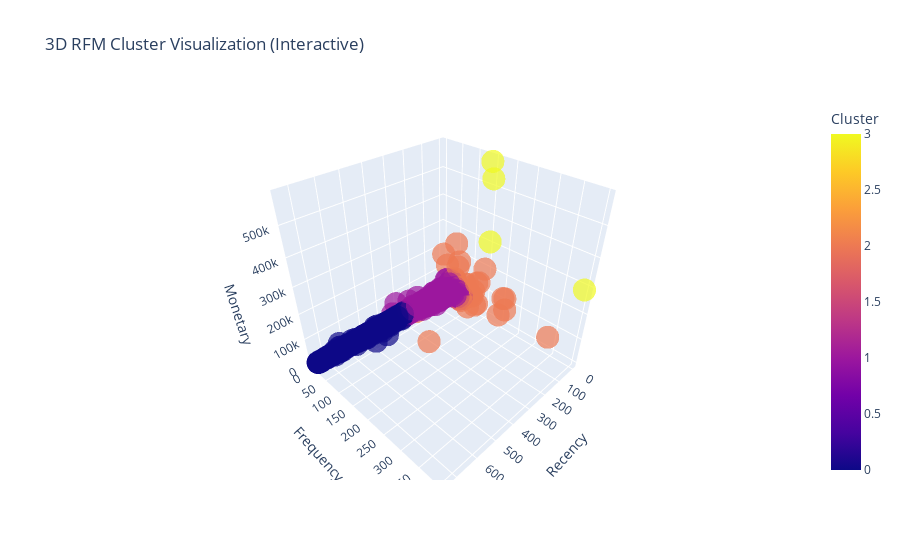

Notebook source saved alongside this figure:
### Code cell
# Visualize Clustering on 3D Scatter plot
fig = px.scatter_3d(
    rfm,
    x='Recency',
    y='Frequency',
    z='Monetary',
    color='Cluster',
    title='3D RFM Cluster Visualization (Interactive)',
    size_max=18,
    opacity=0.7
)
fig.show()

### Figure 1 — Plotly figure (JSON) as saved in the notebook; plotly's stock layout.template omitted (floating-point values rounded to 4 significant figures; data arrays with more than 128 entries replaced by an {"elided": "..."} marker saying what was removed)
{"data": [{"hovertemplate": "Recency=%{x}<br>Frequency=%{y}<br>Monetary=%{z}<br>Cluster=%{marker.color}<extra></extra>", "legendgroup": "", "marker": {"color": {"elided": "5878 int values"}, "coloraxis": "coloraxis", "opacity": 0.7, "symbol": "circle"}, "mode": "markers", "name": "", "scene": "scene", "showlegend": false, "type": "scatter3d", "x": {"elided": "5878 int values"}, "y": {"elided": "5878 int values"}, "z": {"elided": "5878 float values"}}], "layout": {"coloraxis": {"colorbar": {"title": {"text": "Cluster"}}, "colorscale": [[0, "#0d0887"], [0.1111, "#46039f"], [0.2222, "#7201a8"], [0.3333, "#9c179e"], [0.4444, "#bd3786"], [0.5556, "#d8576b"], [0.6667, "#ed7953"], [0.7778, "#fb9f3a"], [0.8889, "#fdca26"], [1, "#f0f921"]]}, "legend": {"tracegroupgap": 0}, "scene": {"domain": {"x": [0, 1], "y": [0, 1]}, "xaxis": {"title": {"text": "Recency"}}, "yaxis": {"title": {"text": "Frequency"}}, "zaxis": {"title": {"text": "Monetary"}}}, "title": {"text": "3D RFM Cluster Visualization (Interactive)"}}}
